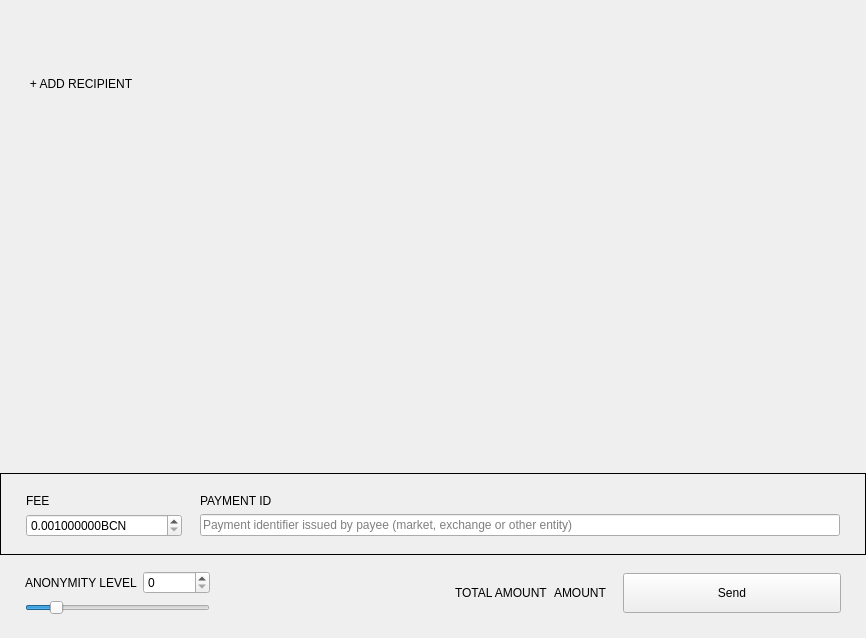
<?xml version="1.0" encoding="UTF-8"?>
<ui version="4.0">
 <class>SendFrame</class>
 <widget class="QFrame" name="SendFrame">
  <property name="geometry">
   <rect>
    <x>0</x>
    <y>0</y>
    <width>866</width>
    <height>638</height>
   </rect>
  </property>
  <property name="windowTitle">
   <string>Frame</string>
  </property>
  <property name="frameShape">
   <enum>QFrame::NoFrame</enum>
  </property>
  <property name="frameShadow">
   <enum>QFrame::Raised</enum>
  </property>
  <layout class="QVBoxLayout" name="verticalLayout">
   <property name="spacing">
    <number>5</number>
   </property>
   <property name="sizeConstraint">
    <enum>QLayout::SetDefaultConstraint</enum>
   </property>
   <property name="leftMargin">
    <number>0</number>
   </property>
   <property name="topMargin">
    <number>0</number>
   </property>
   <property name="rightMargin">
    <number>0</number>
   </property>
   <property name="bottomMargin">
    <number>0</number>
   </property>
   <item>
    <widget class="WalletGui::ResizableScrollArea" name="m_sendScrollarea">
     <property name="enabled">
      <bool>true</bool>
     </property>
     <property name="sizePolicy">
      <sizepolicy hsizetype="MinimumExpanding" vsizetype="Preferred">
       <horstretch>0</horstretch>
       <verstretch>0</verstretch>
      </sizepolicy>
     </property>
     <property name="autoFillBackground">
      <bool>false</bool>
     </property>
     <property name="styleSheet">
      <string notr="true"/>
     </property>
     <property name="frameShape">
      <enum>QFrame::NoFrame</enum>
     </property>
     <property name="sizeAdjustPolicy">
      <enum>QAbstractScrollArea::AdjustToContents</enum>
     </property>
     <property name="widgetResizable">
      <bool>true</bool>
     </property>
     <widget class="QWidget" name="scrollAreaWidgetContents">
      <property name="geometry">
       <rect>
        <x>0</x>
        <y>0</y>
        <width>866</width>
        <height>69</height>
       </rect>
      </property>
      <property name="sizePolicy">
       <sizepolicy hsizetype="Preferred" vsizetype="Preferred">
        <horstretch>0</horstretch>
        <verstretch>0</verstretch>
       </sizepolicy>
      </property>
      <property name="styleSheet">
       <string notr="true"/>
      </property>
      <layout class="QVBoxLayout" name="m_transfersLayout">
       <property name="spacing">
        <number>0</number>
       </property>
       <property name="sizeConstraint">
        <enum>QLayout::SetNoConstraint</enum>
       </property>
       <property name="leftMargin">
        <number>0</number>
       </property>
       <property name="topMargin">
        <number>0</number>
       </property>
       <property name="rightMargin">
        <number>0</number>
       </property>
       <property name="bottomMargin">
        <number>0</number>
       </property>
      </layout>
     </widget>
    </widget>
   </item>
   <item>
    <layout class="QHBoxLayout" name="horizontalLayout_2">
     <property name="spacing">
      <number>0</number>
     </property>
     <item>
      <spacer name="horizontalSpacer_3">
       <property name="orientation">
        <enum>Qt::Horizontal</enum>
       </property>
       <property name="sizeType">
        <enum>QSizePolicy::Fixed</enum>
       </property>
       <property name="sizeHint" stdset="0">
        <size>
         <width>25</width>
         <height>20</height>
        </size>
       </property>
      </spacer>
     </item>
     <item>
      <widget class="WalletGui::WalletNormalLinkLikeButton" name="m_addRecipientButton">
       <property name="cursor">
        <cursorShape>PointingHandCursor</cursorShape>
       </property>
       <property name="focusPolicy">
        <enum>Qt::NoFocus</enum>
       </property>
       <property name="text">
        <string>+ ADD RECIPIENT</string>
       </property>
       <property name="flat">
        <bool>true</bool>
       </property>
      </widget>
     </item>
     <item>
      <spacer name="horizontalSpacer_2">
       <property name="orientation">
        <enum>Qt::Horizontal</enum>
       </property>
       <property name="sizeHint" stdset="0">
        <size>
         <width>478</width>
         <height>17</height>
        </size>
       </property>
      </spacer>
     </item>
    </layout>
   </item>
   <item>
    <spacer name="verticalSpacer_2">
     <property name="orientation">
      <enum>Qt::Vertical</enum>
     </property>
     <property name="sizeType">
      <enum>QSizePolicy::MinimumExpanding</enum>
     </property>
     <property name="sizeHint" stdset="0">
      <size>
       <width>20</width>
       <height>20</height>
      </size>
     </property>
    </spacer>
   </item>
   <item>
    <widget class="QFrame" name="m_sendFeeFrame">
     <property name="frameShape">
      <enum>QFrame::Box</enum>
     </property>
     <property name="frameShadow">
      <enum>QFrame::Plain</enum>
     </property>
     <layout class="QGridLayout" name="gridLayout_2">
      <property name="leftMargin">
       <number>25</number>
      </property>
      <property name="topMargin">
       <number>20</number>
      </property>
      <property name="rightMargin">
       <number>25</number>
      </property>
      <property name="bottomMargin">
       <number>17</number>
      </property>
      <property name="horizontalSpacing">
       <number>18</number>
      </property>
      <item row="0" column="0">
       <widget class="WalletGui::WalletNormalGrayTextLabel" name="label_3">
        <property name="text">
         <string>FEE</string>
        </property>
       </widget>
      </item>
      <item row="0" column="1">
       <widget class="WalletGui::WalletNormalGrayTextLabel" name="m_paymentIdTextLabel">
        <property name="text">
         <string>PAYMENT ID</string>
        </property>
       </widget>
      </item>
      <item row="1" column="0">
       <widget class="QDoubleSpinBox" name="m_feeSpin">
        <property name="buttonSymbols">
         <enum>QAbstractSpinBox::UpDownArrows</enum>
        </property>
        <property name="suffix">
         <string notr="true">BCN</string>
        </property>
        <property name="decimals">
         <number>9</number>
        </property>
        <property name="minimum">
         <double>0.001</double>
        </property>
        <property name="maximum">
         <double>999999999.000000000000000</double>
        </property>
        <property name="singleStep">
         <double>0.0001</double>
        </property>
        <property name="value">
         <double>0.001</double>
        </property>
       </widget>
      </item>
      <item row="1" column="1">
       <widget class="WalletGui::ClearableLineEdit" name="m_paymentIdEdit">
        <property name="styleSheet">
         <string notr="true">[errorState=&quot;true&quot;] {
  border-color: #ef3131;
}</string>
        </property>
        <property name="placeholderText">
         <string>Payment identifier issued by payee (market, exchange or other entity)</string>
        </property>
       </widget>
      </item>
     </layout>
    </widget>
   </item>
   <item>
    <widget class="QFrame" name="m_mixinFrame">
     <property name="frameShape">
      <enum>QFrame::NoFrame</enum>
     </property>
     <property name="frameShadow">
      <enum>QFrame::Raised</enum>
     </property>
     <layout class="QGridLayout" name="gridLayout">
      <property name="leftMargin">
       <number>25</number>
      </property>
      <property name="topMargin">
       <number>11</number>
      </property>
      <property name="rightMargin">
       <number>25</number>
      </property>
      <property name="bottomMargin">
       <number>23</number>
      </property>
      <item row="0" column="2" rowspan="2">
       <widget class="QLabel" name="label">
        <property name="text">
         <string/>
        </property>
       </widget>
      </item>
      <item row="0" column="5" rowspan="2">
       <widget class="WalletGui::WalletExtraNormalBlackTextLabel" name="m_totalAmountLabel">
        <property name="text">
         <string>AMOUNT</string>
        </property>
        <property name="indent">
         <number>0</number>
        </property>
       </widget>
      </item>
      <item row="0" column="1">
       <widget class="QSpinBox" name="m_mixinSpin">
        <property name="maximum">
         <number>999999999</number>
        </property>
       </widget>
      </item>
      <item row="0" column="3" rowspan="2">
       <spacer name="horizontalSpacer">
        <property name="orientation">
         <enum>Qt::Horizontal</enum>
        </property>
        <property name="sizeType">
         <enum>QSizePolicy::Expanding</enum>
        </property>
        <property name="sizeHint" stdset="0">
         <size>
          <width>298</width>
          <height>20</height>
         </size>
        </property>
       </spacer>
      </item>
      <item row="1" column="0" colspan="2">
       <widget class="QSlider" name="m_mixinSlider">
        <property name="maximumSize">
         <size>
          <width>16777215</width>
          <height>16777215</height>
         </size>
        </property>
        <property name="maximum">
         <number>50</number>
        </property>
        <property name="pageStep">
         <number>1</number>
        </property>
        <property name="value">
         <number>7</number>
        </property>
        <property name="tracking">
         <bool>false</bool>
        </property>
        <property name="orientation">
         <enum>Qt::Horizontal</enum>
        </property>
       </widget>
      </item>
      <item row="0" column="7" rowspan="2">
       <widget class="WalletGui::WalletLargeBlueButton" name="m_sendButton">
        <property name="sizePolicy">
         <sizepolicy hsizetype="Fixed" vsizetype="Fixed">
          <horstretch>0</horstretch>
          <verstretch>0</verstretch>
         </sizepolicy>
        </property>
        <property name="minimumSize">
         <size>
          <width>218</width>
          <height>40</height>
         </size>
        </property>
        <property name="maximumSize">
         <size>
          <width>218</width>
          <height>40</height>
         </size>
        </property>
        <property name="focusPolicy">
         <enum>Qt::NoFocus</enum>
        </property>
        <property name="text">
         <string>Send</string>
        </property>
       </widget>
      </item>
      <item row="0" column="4" rowspan="2">
       <widget class="WalletGui::WalletNormalGrayTextLabel" name="label_2">
        <property name="text">
         <string>TOTAL AMOUNT</string>
        </property>
       </widget>
      </item>
      <item row="0" column="0">
       <widget class="WalletGui::WalletNormalGrayTextLabel" name="m_mixinTextLabel">
        <property name="text">
         <string>ANONYMITY LEVEL</string>
        </property>
       </widget>
      </item>
      <item row="0" column="6" rowspan="2">
       <spacer name="horizontalSpacer_4">
        <property name="orientation">
         <enum>Qt::Horizontal</enum>
        </property>
        <property name="sizeType">
         <enum>QSizePolicy::Fixed</enum>
        </property>
        <property name="sizeHint" stdset="0">
         <size>
          <width>10</width>
          <height>20</height>
         </size>
        </property>
       </spacer>
      </item>
     </layout>
    </widget>
   </item>
  </layout>
 </widget>
 <customwidgets>
  <customwidget>
   <class>WalletGui::WalletNormalGrayTextLabel</class>
   <extends>QLabel</extends>
   <header>Gui/Common/WalletTextLabel.h</header>
  </customwidget>
  <customwidget>
   <class>WalletGui::WalletLargeBlueButton</class>
   <extends>QPushButton</extends>
   <header>Gui/Common/WalletBlueButton.h</header>
  </customwidget>
  <customwidget>
   <class>WalletGui::ClearableLineEdit</class>
   <extends>QLineEdit</extends>
   <header>Gui/Common/ClearableLineEdit.h</header>
  </customwidget>
  <customwidget>
   <class>WalletGui::ResizableScrollArea</class>
   <extends>QScrollArea</extends>
   <header>Gui/Common/ResizableScrollArea.h</header>
   <container>1</container>
  </customwidget>
  <customwidget>
   <class>WalletGui::WalletNormalLinkLikeButton</class>
   <extends>QPushButton</extends>
   <header>Gui/Common/WalletLinkLikeButton.h</header>
  </customwidget>
  <customwidget>
   <class>WalletGui::WalletExtraNormalBlackTextLabel</class>
   <extends>QLabel</extends>
   <header>Gui/Common/WalletTextLabel.h</header>
  </customwidget>
 </customwidgets>
 <tabstops>
  <tabstop>m_paymentIdEdit</tabstop>
  <tabstop>m_mixinSlider</tabstop>
  <tabstop>m_sendScrollarea</tabstop>
 </tabstops>
 <resources/>
 <connections>
  <connection>
   <sender>m_sendButton</sender>
   <signal>clicked()</signal>
   <receiver>SendFrame</receiver>
   <slot>sendClicked()</slot>
   <hints>
    <hint type="sourcelabel">
     <x>53</x>
     <y>561</y>
    </hint>
    <hint type="destinationlabel">
     <x>432</x>
     <y>294</y>
    </hint>
   </hints>
  </connection>
  <connection>
   <sender>m_mixinSlider</sender>
   <signal>valueChanged(int)</signal>
   <receiver>SendFrame</receiver>
   <slot>mixinValueChanged(int)</slot>
   <hints>
    <hint type="sourcelabel">
     <x>221</x>
     <y>520</y>
    </hint>
    <hint type="destinationlabel">
     <x>432</x>
     <y>294</y>
    </hint>
   </hints>
  </connection>
  <connection>
   <sender>m_addRecipientButton</sender>
   <signal>clicked()</signal>
   <receiver>SendFrame</receiver>
   <slot>addRecipientClicked()</slot>
   <hints>
    <hint type="sourcelabel">
     <x>78</x>
     <y>414</y>
    </hint>
    <hint type="destinationlabel">
     <x>432</x>
     <y>294</y>
    </hint>
   </hints>
  </connection>
  <connection>
   <sender>m_paymentIdEdit</sender>
   <signal>textChanged(QString)</signal>
   <receiver>SendFrame</receiver>
   <slot>validatePaymentId(QString)</slot>
   <hints>
    <hint type="sourcelabel">
     <x>538</x>
     <y>521</y>
    </hint>
    <hint type="destinationlabel">
     <x>432</x>
     <y>318</y>
    </hint>
   </hints>
  </connection>
  <connection>
   <sender>m_mixinSpin</sender>
   <signal>valueChanged(int)</signal>
   <receiver>SendFrame</receiver>
   <slot>mixinValueChanged(int)</slot>
   <hints>
    <hint type="sourcelabel">
     <x>201</x>
     <y>575</y>
    </hint>
    <hint type="destinationlabel">
     <x>432</x>
     <y>318</y>
    </hint>
   </hints>
  </connection>
 </connections>
 <slots>
  <slot>sendClicked()</slot>
  <slot>clearAllClicked()</slot>
  <slot>addRecipientClicked()</slot>
  <slot>mixinValueChanged(int)</slot>
  <slot>validatePaymentId(QString)</slot>
 </slots>
</ui>
